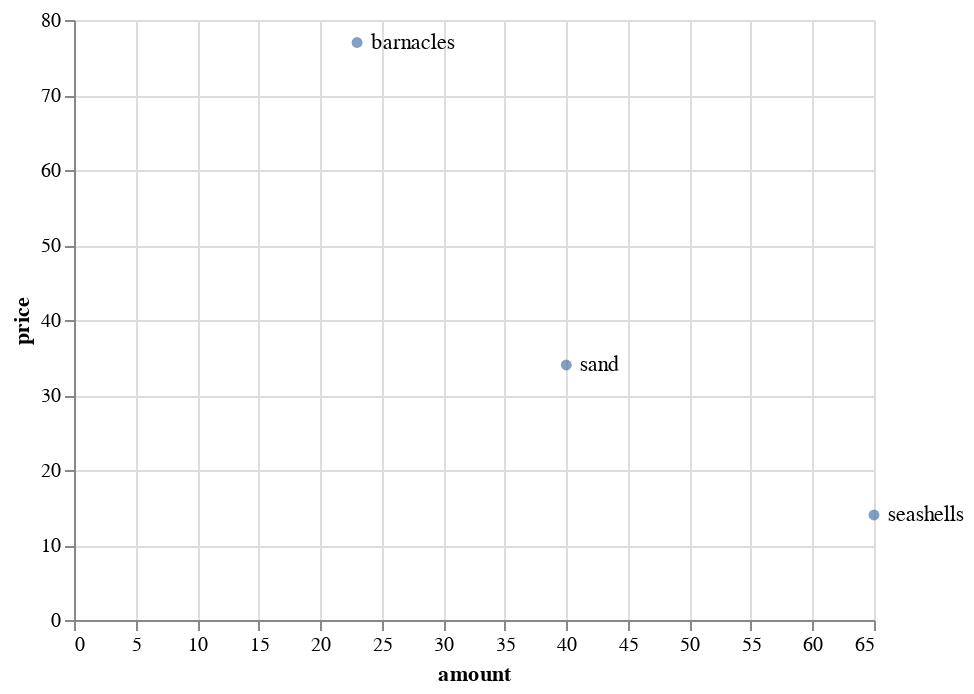

Notebook cell for this chart:
### Markdown cell above
## Annotate every point on a scatter plot using `mark_text`

To annotate a scatter plot, we actually need to make **two plots**. One is the circles, and one is the text. Then we add them together.

The only thing different about the text's encoding is it gets a `text=` parameter, where you tell it the column for the label. You will also often specify `align=` or `dx`/`dy` to position the marks where you want.

### Code cell
points = alt.Chart(df).mark_circle().encode(
    x='amount',
    y='price'
)

text = alt.Chart(df).mark_text(
    align='left',      # Left-align
    dx=7               # Move 7 pixels right of the circle
).encode(
    x='amount',
    y='price',
    text='name'
)

points + text

### Figure 1 — Vega-Lite specification as saved in the notebook (floating-point values rounded to 4 significant figures)
{"config": {"view": {"continuousWidth": 400, "continuousHeight": 300}}, "layer": [{"mark": "circle", "encoding": {"x": {"field": "amount", "type": "quantitative"}, "y": {"field": "price", "type": "quantitative"}}}, {"mark": {"type": "text", "align": "left", "dx": 7}, "encoding": {"text": {"field": "name", "type": "nominal"}, "x": {"field": "amount", "type": "quantitative"}, "y": {"field": "price", "type": "quantitative"}}}], "data": {"name": "data-29d3f18cf4848a095a8b607caba2e4e0"}, "$schema": "https://vega.github.io/schema/vega-lite/v4.17.0.json", "datasets": {"data-29d3f18cf4848a095a8b607caba2e4e0": [{"name": "seashells", "amount": 65, "price": 14}, {"name": "sand", "amount": 40, "price": 34}, {"name": "barnacles", "amount": 23, "price": 77}]}}
